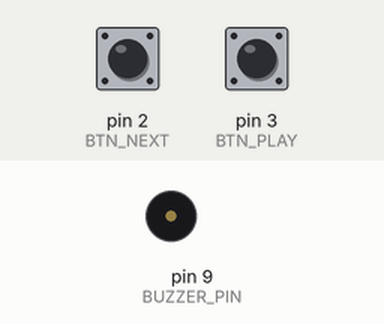
This sketch was run on a simulated Arduino Uno, built with avr-gcc and run on an emulated ATmega328P. Shown: buzzer (waves = sounding). The test bench sets the inputs (shaded band); at power-on: pin 3 (BTN_PLAY) HIGH, pin 2 (BTN_NEXT) HIGH.

Above: at 1.2 s.
1.3 s: pin 3 (BTN_PLAY) pulled LOW for 0.15 s
At 3.0 s:
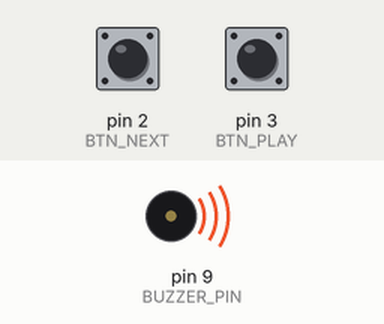
4.4 s: pin 3 (BTN_PLAY) pulled LOW for 3.2 s
At 5.9 s:
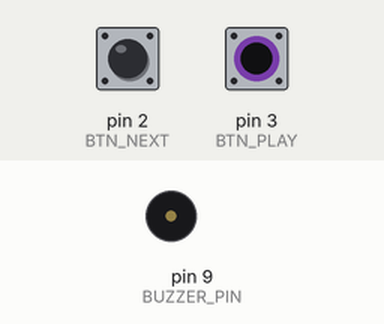
Timing chart, 0 to 7.4 s (numbered marks = the images above; inputs shaded):
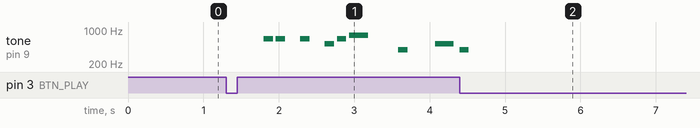

The sketch:

Arduinomusicplayer.ino
```cpp
#include "pitches.h"
#include <avr/pgmspace.h>

// bu kod franz2312 tarafından yapılmıştır, melodilerin hepsi bu projeden alınıp bir araya getirilmiştir: https://github.com/hibit-dev/buzzer
//(2026 1 mayıs) UYARI: şarkıyı değiştirmek için ilk önce şarkıyı durdur tuşuna basıp sonra şarkı değiştirme tuşuna basmanız lazım,
//bunun sebebini açıkçası bilmiyorum ama SİKTİR ETTTTTT! (istiyen istediği gibi projeyi çatalayabilir)

// Pin Tanımlamaları
const int BUZZER_PIN = 9;
const int BTN_NEXT = 2; // değiştirmea
const int BTN_PLAY = 3; // Oynat/Durdur


// Mario
const int mario_melody[] PROGMEM = { NOTE_E5, NOTE_E5, REST, NOTE_E5, REST, NOTE_C5, NOTE_E5, NOTE_G5, REST, NOTE_G4, REST, NOTE_C5, NOTE_G4, REST, NOTE_E4, NOTE_A4, NOTE_B4, NOTE_AS4, NOTE_A4, NOTE_G4, NOTE_E5, NOTE_G5, NOTE_A5, NOTE_F5, NOTE_G5, REST, NOTE_E5, NOTE_C5, NOTE_D5, NOTE_B4, NOTE_C5, NOTE_G4, REST, NOTE_E4, NOTE_A4, NOTE_B4, NOTE_AS4, NOTE_A4, NOTE_G4, NOTE_E5, NOTE_G5, NOTE_A5, NOTE_F5, NOTE_G5, REST, NOTE_E5, NOTE_C5, NOTE_D5, NOTE_B4, REST, NOTE_G5, NOTE_FS5, NOTE_F5, NOTE_DS5, NOTE_E5, REST, NOTE_GS4, NOTE_A4, NOTE_C4, REST, NOTE_A4, NOTE_C5, NOTE_D5, REST, NOTE_DS5, REST, NOTE_D5, NOTE_C5, REST, NOTE_C5, NOTE_C5, NOTE_C5, REST, NOTE_C5, NOTE_D5, NOTE_E5, NOTE_C5, NOTE_A4, NOTE_G4, NOTE_C5, NOTE_C5, NOTE_C5, REST, NOTE_C5, NOTE_D5, NOTE_E5, REST, NOTE_C5, NOTE_C5, NOTE_C5, REST, NOTE_C5, NOTE_D5, NOTE_E5, NOTE_C5, NOTE_A4, NOTE_G4, NOTE_E5, NOTE_E5, REST, NOTE_E5, REST, NOTE_C5, NOTE_E5, NOTE_G5, REST, NOTE_G4, REST, NOTE_E5, NOTE_C5, NOTE_G4, REST, NOTE_GS4, NOTE_A4, NOTE_F5, NOTE_F5, NOTE_A4, NOTE_D5, NOTE_A5, NOTE_A5, NOTE_A5, NOTE_G5, NOTE_F5, NOTE_E5, NOTE_C5, NOTE_A4, NOTE_G4, NOTE_E5, NOTE_C5, NOTE_G4, REST, NOTE_GS4, NOTE_A4, NOTE_F5, NOTE_F5, NOTE_A4, NOTE_B4, NOTE_F5, NOTE_F5, NOTE_F5, NOTE_E5, NOTE_D5, NOTE_C5, NOTE_E4, NOTE_E4, NOTE_C4, NOTE_E5, NOTE_C5, NOTE_G4, REST, NOTE_GS4, NOTE_A4, NOTE_F5, NOTE_F5, NOTE_A4, NOTE_D5, NOTE_A5, NOTE_A5, NOTE_A5, NOTE_G5, NOTE_F5, NOTE_E5, NOTE_C5, NOTE_A4, NOTE_G4, NOTE_E5, NOTE_C5, NOTE_G4, REST, NOTE_GS4, NOTE_A4, NOTE_F5, NOTE_F5, NOTE_A4, NOTE_B4, NOTE_F5, NOTE_F5, NOTE_F5, NOTE_E5, NOTE_D5, NOTE_C5, NOTE_E4, NOTE_E4, NOTE_C4, NOTE_C5, NOTE_C5, NOTE_C5, REST, NOTE_C5, NOTE_D5, NOTE_E5, REST, NOTE_C5, NOTE_C5, NOTE_C5, REST, NOTE_C5, NOTE_D5, NOTE_E5, NOTE_C5, NOTE_A4, NOTE_G4, NOTE_E5, NOTE_E5, REST, NOTE_E5, REST, NOTE_C5, NOTE_E5, NOTE_G5, REST, NOTE_G4, REST, NOTE_E5, NOTE_C5, NOTE_G4, REST, NOTE_GS4, NOTE_A4, NOTE_F5, NOTE_F5, NOTE_A4, NOTE_D5, NOTE_A5, NOTE_A5, NOTE_A5, NOTE_G5, NOTE_F5, NOTE_E5, NOTE_C5, NOTE_A4, NOTE_G4, NOTE_E5, NOTE_C5, NOTE_G4, REST, NOTE_GS4, NOTE_A4, NOTE_F5, NOTE_F5, NOTE_A4, NOTE_B4, NOTE_F5, NOTE_F5, NOTE_F5, NOTE_E5, NOTE_D5, NOTE_C5, NOTE_E4, NOTE_E4, NOTE_C4, NOTE_C5, NOTE_G4, NOTE_E4, NOTE_A4, NOTE_B4, NOTE_A4, NOTE_GS4, NOTE_AS4, NOTE_GS4, NOTE_G4, NOTE_D4, NOTE_E4 };
const int mario_durations[] PROGMEM = { 8, 8, 8, 8, 8, 8, 8, 4, 4, 8, 4, 4, 8, 4, 4, 4, 4, 8, 4, 8, 8, 8, 4, 8, 8, 8, 4, 8, 8, 4, 4, 8, 4, 4, 4, 4, 8, 4, 8, 8, 8, 4, 8, 8, 8, 4, 8, 8, 4, 4, 8, 8, 8, 4, 8, 8, 8, 8, 8, 8, 8, 8, 4, 4, 8, 4, 2, 2, 4, 8, 8, 8, 4, 8, 8, 8, 8, 8, 8, 8, 8, 4, 4, 8, 4, 2, 2, 8, 4, 8, 8, 8, 4, 8, 4, 8, 2, 8, 4, 8, 8, 8, 8, 8, 1, 8, 4, 8, 8, 8, 4, 8, 4, 8, 2, 8, 8, 8, 8, 8, 8, 4, 4, 4, 4, 4, 8, 4, 4, 4, 4, 8, 4, 8, 8, 8, 4, 8, 8, 8, 4, 8, 8, 4, 4, 8, 4, 4, 4, 8, 4, 8, 8, 8, 4, 8, 8, 8, 4, 8, 8, 4, 4, 8, 4, 4, 4, 8, 4, 8, 8, 8, 4, 8, 8, 8, 4, 8, 8, 4, 4, 8, 4, 4, 4, 4, 8, 4, 8, 8, 8, 4, 8, 8, 8, 4, 8, 8, 4, 4, 8, 4, 4, 4, 4, 8, 4, 8, 8, 8, 4, 8, 8, 8, 4, 8, 8, 4, 4, 8, 4, 4, 4, 4, 8, 4, 8, 8, 8, 4, 8, 8, 8, 4, 8, 8, 4, 4, 4, 4, 4, 8, 8, 8, 8, 8, 8, 8, 8, 2 };

// Tetris
const int tetris_melody[] PROGMEM = { NOTE_E5, NOTE_B4, NOTE_C5, NOTE_D5, NOTE_C5, NOTE_B4, NOTE_A4, NOTE_A4, NOTE_C5, NOTE_E5, NOTE_D5, NOTE_C5, NOTE_B4, NOTE_C5, NOTE_D5, NOTE_E5, NOTE_C5, NOTE_A4, NOTE_A4, NOTE_A4, NOTE_B4, NOTE_C5, NOTE_D5, NOTE_F5, NOTE_A5, NOTE_G5, NOTE_F5, NOTE_E5, NOTE_C5, NOTE_E5, NOTE_D5, NOTE_C5, NOTE_B4, NOTE_B4, NOTE_C5, NOTE_D5, NOTE_E5, NOTE_C5, NOTE_A4, NOTE_A4, REST, NOTE_E5, NOTE_B4, NOTE_C5, NOTE_D5, NOTE_C5, NOTE_B4, NOTE_A4, NOTE_A4, NOTE_C5, NOTE_E5, NOTE_D5, NOTE_C5, NOTE_B4, NOTE_C5, NOTE_D5, NOTE_E5, NOTE_C5, NOTE_A4, NOTE_A4, NOTE_A4, NOTE_B4, NOTE_C5, NOTE_D5, NOTE_F5, NOTE_A5, NOTE_G5, NOTE_F5, NOTE_E5, NOTE_C5, NOTE_E5, NOTE_D5, NOTE_C5, NOTE_B4, NOTE_B4, NOTE_C5, NOTE_D5, NOTE_E5, NOTE_C5, NOTE_A4, NOTE_A4, REST, NOTE_E5, NOTE_C5, NOTE_D5, NOTE_B4, NOTE_C5, NOTE_A4, NOTE_GS4, NOTE_B4, REST, NOTE_E5, NOTE_C5, NOTE_D5, NOTE_B4, NOTE_C5, NOTE_E5, NOTE_A5, NOTE_GS5 };
const int tetris_durations[] PROGMEM = { 4, 8, 8, 4, 8, 8, 4, 8, 8, 4, 8, 8, 4, 8, 4, 4, 4, 4, 8, 4, 8, 8, 4, 8, 4, 8, 8, 4, 8, 4, 8, 8, 4, 8, 8, 4, 4, 4, 4, 4, 4, 4, 8, 8, 4, 8, 8, 4, 8, 8, 4, 8, 8, 4, 8, 4, 4, 4, 4, 8, 4, 8, 8, 4, 8, 4, 8, 8, 4, 8, 4, 8, 8, 4, 8, 8, 4, 4, 4, 4, 4, 2, 2, 2, 2, 2, 2, 2, 4, 8, 2, 2, 2, 2, 4, 4, 2, 2 };

// karahib korsanları
const int pirates_melody[] PROGMEM = { NOTE_E4, NOTE_G4, NOTE_A4, NOTE_A4, REST, NOTE_A4, NOTE_B4, NOTE_C5, NOTE_C5, REST, NOTE_C5, NOTE_D5, NOTE_B4, NOTE_B4, REST, NOTE_A4, NOTE_G4, NOTE_A4, REST, NOTE_E4, NOTE_G4, NOTE_A4, NOTE_A4, REST, NOTE_A4, NOTE_B4, NOTE_C5, NOTE_C5, REST, NOTE_C5, NOTE_D5, NOTE_B4, NOTE_B4, REST, NOTE_A4, NOTE_G4, NOTE_A4, REST, NOTE_E4, NOTE_G4, NOTE_A4, NOTE_A4, REST, NOTE_A4, NOTE_C5, NOTE_D5, NOTE_D5, REST, NOTE_D5, NOTE_E5, NOTE_F5, NOTE_F5, REST, NOTE_E5, NOTE_D5, NOTE_E5, NOTE_A4, REST, NOTE_A4, NOTE_B4, NOTE_C5, NOTE_C5, REST, NOTE_D5, NOTE_E5, NOTE_A4, REST, NOTE_A4, NOTE_C5, NOTE_B4, NOTE_B4, REST, NOTE_C5, NOTE_A4, NOTE_B4, REST, NOTE_A4, NOTE_A4, NOTE_A4, NOTE_B4, NOTE_C5, NOTE_C5, REST, NOTE_C5, NOTE_D5, NOTE_B4, NOTE_B4, REST, NOTE_A4, NOTE_G4, NOTE_A4, REST, NOTE_E4, NOTE_G4, NOTE_A4, NOTE_A4, REST, NOTE_A4, NOTE_B4, NOTE_C5, NOTE_C5, REST, NOTE_C5, NOTE_D5, NOTE_B4, NOTE_B4, REST, NOTE_A4, NOTE_G4, NOTE_A4, REST, NOTE_E4, NOTE_G4, NOTE_A4, NOTE_A4, REST, NOTE_A4, NOTE_C5, NOTE_D5, NOTE_D5, REST, NOTE_D5, NOTE_E5, NOTE_F5, NOTE_F5, REST, NOTE_E5, NOTE_D5, NOTE_E5, NOTE_A4, REST, NOTE_A4, NOTE_B4, NOTE_C5, NOTE_C5, REST, NOTE_D5, NOTE_E5, NOTE_A4, REST, NOTE_A4, NOTE_C5, NOTE_B4, NOTE_B4, REST, NOTE_C5, NOTE_A4, NOTE_B4, REST, NOTE_E5, REST, REST, NOTE_F5, REST, REST, NOTE_E5, NOTE_E5, REST, NOTE_G5, REST, NOTE_E5, NOTE_D5, REST, REST, NOTE_D5, REST, REST, NOTE_C5, REST, REST, NOTE_B4, NOTE_C5, REST, NOTE_B4, REST, NOTE_A4, NOTE_E5, REST, REST, NOTE_F5, REST, REST, NOTE_E5, NOTE_E5, REST, NOTE_G5, REST, NOTE_E5, NOTE_D5, REST, REST, NOTE_D5, REST, REST, NOTE_C5, REST, REST, NOTE_B4, NOTE_C5, REST, NOTE_B4, REST, NOTE_A4 };
const int pirates_durations[] PROGMEM = { 8, 8, 4, 8, 8, 8, 8, 4, 8, 8, 8, 8, 4, 8, 8, 8, 8, 4, 8, 8, 8, 4, 8, 8, 8, 8, 4, 8, 8, 8, 8, 4, 8, 8, 8, 8, 4, 8, 8, 8, 4, 8, 8, 8, 8, 4, 8, 8, 8, 8, 4, 8, 8, 8, 8, 8, 4, 8, 8, 8, 4, 8, 8, 4, 8, 4, 8, 8, 8, 4, 8, 8, 8, 8, 4, 4, 4, 8, 8, 4, 8, 8, 8, 8, 4, 8, 8, 8, 8, 4, 8, 8, 8, 8, 4, 8, 8, 8, 4, 8, 8, 8, 8, 4, 8, 8, 8, 8, 4, 8, 8, 8, 8, 4, 8, 8, 8, 4, 8, 8, 8, 8, 4, 8, 8, 8, 8, 4, 8, 8, 8, 8, 8, 4, 8, 8, 8, 4, 8, 8, 4, 8, 4, 8, 8, 8, 4, 8, 8, 8, 8, 4, 4, 4, 4, 8, 4, 4, 8, 4, 8, 8, 8, 8, 8, 8, 8, 8, 4, 4, 8, 4, 4, 8, 4, 8, 8, 8, 8, 8, 2, 4, 8, 4, 4, 8, 4, 8, 8, 8, 8, 8, 8, 8, 8, 4, 4, 8, 4, 4, 8, 4, 8, 8, 8, 8, 8, 2 };

// Harry Potter BLACK MAGİC
const int harry_potter_melody[] PROGMEM = { REST, NOTE_D4, NOTE_G4, NOTE_AS4, NOTE_A4, NOTE_G4, NOTE_D5, NOTE_C5, NOTE_A4, NOTE_G4, NOTE_AS4, NOTE_A4, NOTE_F4, NOTE_GS4, NOTE_D4, NOTE_D4, NOTE_G4, NOTE_AS4, NOTE_A4, NOTE_G4, NOTE_D5, NOTE_F5, NOTE_E5, NOTE_DS5, NOTE_B4, NOTE_DS5, NOTE_D5, NOTE_CS5, NOTE_CS4, NOTE_B4, NOTE_G4, NOTE_AS4, NOTE_D5, NOTE_AS4, NOTE_D5, NOTE_AS4, NOTE_DS5, NOTE_D5, NOTE_CS5, NOTE_A4, NOTE_AS4, NOTE_D5, NOTE_CS5, NOTE_CS4, NOTE_D4, NOTE_D5, REST, NOTE_AS4, NOTE_D5, NOTE_AS4, NOTE_D5, NOTE_AS4, NOTE_F5, NOTE_E5, NOTE_DS5, NOTE_B4, NOTE_DS5, NOTE_D5, NOTE_CS5, NOTE_CS4, NOTE_AS4, NOTE_G4 };
const int harry_potter_durations[] PROGMEM = { 2, 4, 4, 8, 4, 2, 4, 2, 2, 4, 8, 4, 2, 4, 1, 4, 4, 8, 4, 2, 4, 2, 4, 2, 4, 4, 8, 4, 2, 4, 1, 4, 2, 4, 2, 4, 2, 4, 2, 4, 4, 8, 4, 2, 4, 1, 4, 4, 2, 4, 2, 4, 2, 4, 2, 4, 4, 8, 4, 2, 4, 1 };

// Subway Surfers
const int subway_melody[] PROGMEM = { NOTE_C4, REST, NOTE_G4, REST, NOTE_AS4, NOTE_C5, NOTE_AS4, REST, NOTE_F4, NOTE_DS4, REST, NOTE_C4, REST, NOTE_G4, REST, NOTE_AS4, NOTE_C5, NOTE_AS4, REST, NOTE_F4, NOTE_DS4, REST, NOTE_C4, REST, NOTE_G4, REST, NOTE_AS4, NOTE_C5, NOTE_AS4, REST, NOTE_F4, NOTE_DS4, REST, NOTE_C4, REST, NOTE_E4, REST, NOTE_G4, NOTE_A4, NOTE_AS4, NOTE_C5, REST, NOTE_C5, REST, NOTE_AS4, REST, NOTE_A4, REST, NOTE_AS4, REST, NOTE_AS4, NOTE_C5, REST, NOTE_AS4, NOTE_A4, REST, REST, NOTE_C5, REST, NOTE_AS4, REST, NOTE_A4, REST, NOTE_AS4, REST, NOTE_E5, REST, NOTE_C5, REST, NOTE_C5, REST, NOTE_AS4, REST, NOTE_A4, REST, NOTE_AS4, REST, NOTE_AS4, NOTE_C5, REST, NOTE_AS4, NOTE_A4, REST, REST, NOTE_C5, REST, NOTE_AS4, REST, NOTE_A4, REST, NOTE_AS4, REST, NOTE_E4, REST };
const int subway_durations[] PROGMEM = { 4, 8, 4, 8, 4, 8, 8, 16, 8, 8, 16, 4, 8, 4, 8, 4, 8, 8, 16, 8, 8, 16, 4, 8, 4, 8, 4, 8, 8, 16, 8, 8, 16, 4, 8, 4, 8, 4, 4, 4, 8, 16, 8, 16, 8, 16, 8, 16, 8, 16, 8, 8, 16, 8, 8, 16, 4, 8, 16, 8, 16, 8, 16, 8, 4, 8, 4, 8, 16, 8, 16, 8, 16, 8, 16, 8, 16, 8, 8, 16, 8, 8, 16, 4, 8, 16, 8, 16, 8, 16, 8, 4, 8, 1 };

// şarkıların boyutları zımbırtısı
const int mario_size = sizeof(mario_melody) / sizeof(int);
const int tetris_size = sizeof(tetris_melody) / sizeof(int);
const int pirates_size = sizeof(pirates_melody) / sizeof(int);
const int harry_potter_size = sizeof(harry_potter_melody) / sizeof(int);
const int subway_size = sizeof(subway_melody) / sizeof(int);

// değişkenleroski
int currentSong = 0;
bool isPlaying = false;
const int totalSongs = 5;

void setup() {
  pinMode(BUZZER_PIN, OUTPUT);
  pinMode(BTN_NEXT, INPUT_PULLUP);
  pinMode(BTN_PLAY, INPUT_PULLUP);
}

void playSong(const int* melody, const int* durations, int size) {
  for (int note = 0; note < size; note++) {
    // durdurma
    if (digitalRead(BTN_PLAY) == LOW) {
      isPlaying = false;
      noTone(BUZZER_PIN);
      delay(500); // Buton debounce
      return;
    }

    int duration = 1000 / pgm_read_word(&durations[note]);
    tone(BUZZER_PIN, pgm_read_word(&melody[note]), duration);
    delay(duration * 1.30);
    noTone(BUZZER_PIN);
  }
}

void loop() {
  // şarkı Değiştirme Butonu
  if (digitalRead(BTN_NEXT) == LOW) {
    currentSong++;
    if (currentSong >= totalSongs) currentSong = 0;
    delay(500); // Debonce zımbırtısı vs.
  }

  // Oynat/Durdur Butonu
  if (digitalRead(BTN_PLAY) == LOW) {
    isPlaying = !isPlaying;
    delay(500);
  }

  if (isPlaying) {
    switch (currentSong) {
      case 0: playSong(mario_melody, mario_durations, mario_size); break;
      case 1: playSong(tetris_melody, tetris_durations, tetris_size); break;
      case 2: playSong(pirates_melody, pirates_durations, pirates_size); break;
      case 3: playSong(harry_potter_melody, harry_potter_durations, harry_potter_size); break;
      case 4: playSong(subway_melody, subway_durations, subway_size); break;
    }
  }
}
```

Measured:
- after the input at 1.3 s, tone on pin 9 (BUZZER_PIN): plays 659 Hz for 0.13 s, 659 Hz for 0.13 s, 659 Hz for 0.13 s, 523 Hz for 0.13 s, 659 Hz for 0.13 s, 784 Hz for 0.25 s … (9 notes in this stretch), starting after 0.50 s
- after the input at 4.4 s, tone on pin 9 (BUZZER_PIN): goes on until 4.5 s, then stays silent
